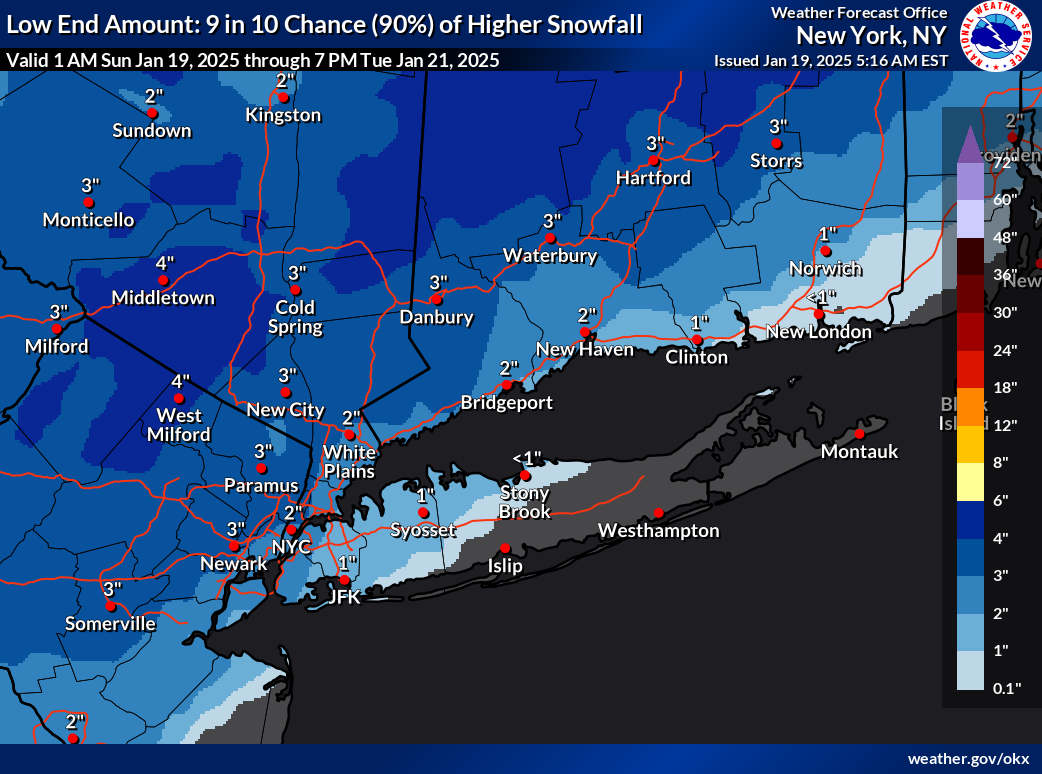
#> input picture images/low.png, 1042 x 774 px
$ python snow-plots-with-tesseract-ocr-fail.py
#> lines starting #> are read from the running program, lines starting #| are printed output that depends on the picture; after the words box and inside, x2 and y2 are one past the last pixel; in counts of white or black regions, pixels touching at a corner belong together
#/ this script doesnt really work. The best version I had going hard coded
# the data directly into the code and was saved in pythonmista mobile app
# I then tried creating a jupyter notebook with pytesseract here:
# https://nb.anaconda.cloud/jupyterhub/user/8ece0aa4-262a-4a1b-b1e2-7dee49ed6760/lab?redirects=1
# when i tried to incorporate OCR image recognition the entire thing failed
# a version of this called snow-plots-simple will work

import os
import re
import pandas as pd
import matplotlib.pyplot as plt
import pytesseract
from PIL import Image, ImageEnhance, ImageFilter


def preprocess_image(image_path):
    """Preprocess the image to improve OCR results."""
    img = Image.open(image_path)
    img = img.convert("L")  # Convert to grayscale
    img = img.filter(ImageFilter.MedianFilter())  # Apply median filter to reduce noise
    img = img.point(lambda x: 0 if x < 128 else 255, "1")  # Binarize (black and white)
    return img


def extract_snowfall_data(image_path):
    """Extract snowfall data from an image."""
    print(f"Processing image: {image_path}")
    if not os.path.exists(image_path):
        raise FileNotFoundError(f"File not found: {image_path}")

    # Preprocess the image
    img = preprocess_image(image_path)

    # Use pytesseract to do OCR on the image
    text = pytesseract.image_to_string(img)
    print(f"Extracted text from {image_path}:\n{text[:500]}")  # Debugging

    # Regex patterns for cities and snowfall data
    city_pattern = re.compile(r"^[A-Za-z\s]+$")  # Matches city names
    snowfall_pattern = re.compile(r"(\d+)'")  # Matches snowfall values (e.g., 3')

    # Parse the text
    data = []
    for line in text.splitlines():
        if line.strip():  # Skip empty lines
            parts = line.split()
            city = " ".join(word for word in parts if city_pattern.match(word))
            snowfall = [int(match.group(1)) for match in snowfall_pattern.finditer(line)]
            if city and len(snowfall) == 1:  # Ensure one city and one snowfall value per line
                data.append([city.strip(), snowfall[0]])

    # Convert to DataFrame
    df = pd.DataFrame(data, columns=["City", "Snowfall"])
    print(f"Extracted DataFrame from {image_path}:\n{df}")  # Debugging
    return df


def merge_snowfall_data(low_path, mid_path, high_path):
    """Merge data from low, mid, and high snowfall images."""
    low_df = extract_snowfall_data(low_path)
    mid_df = extract_snowfall_data(mid_path)
    high_df = extract_snowfall_data(high_path)

    # Merge data into one DataFrame
    combined_df = pd.merge(low_df, mid_df, on="City", how="outer", suffixes=("_Low", "_Mid"))
    combined_df = pd.merge(combined_df, high_df, on="City", how="outer")
    combined_df.rename(columns={"Snowfall": "High_End"}, inplace=True)

    print(f"Combined DataFrame:\n{combined_df}")  # Debugging
    return combined_df


# Paths to your images
low_image_path = "images/low.png"
mid_image_path = "images/mid.png"
high_image_path = "images/high.png"

# Ensure the files exist
for path in [low_image_path, mid_image_path, high_image_path]:
    if not os.path.exists(path):
        raise FileNotFoundError(f"File not found: {path}")

# Merge snowfall data
df = merge_snowfall_data(low_image_path, mid_image_path, high_image_path)
#> in preprocess_image, img is the input picture: PIL image 1042x774 RGB; mean R, G, B 38.5, 66.7, 109
#> in preprocess_image, `img = img.convert("L")`:
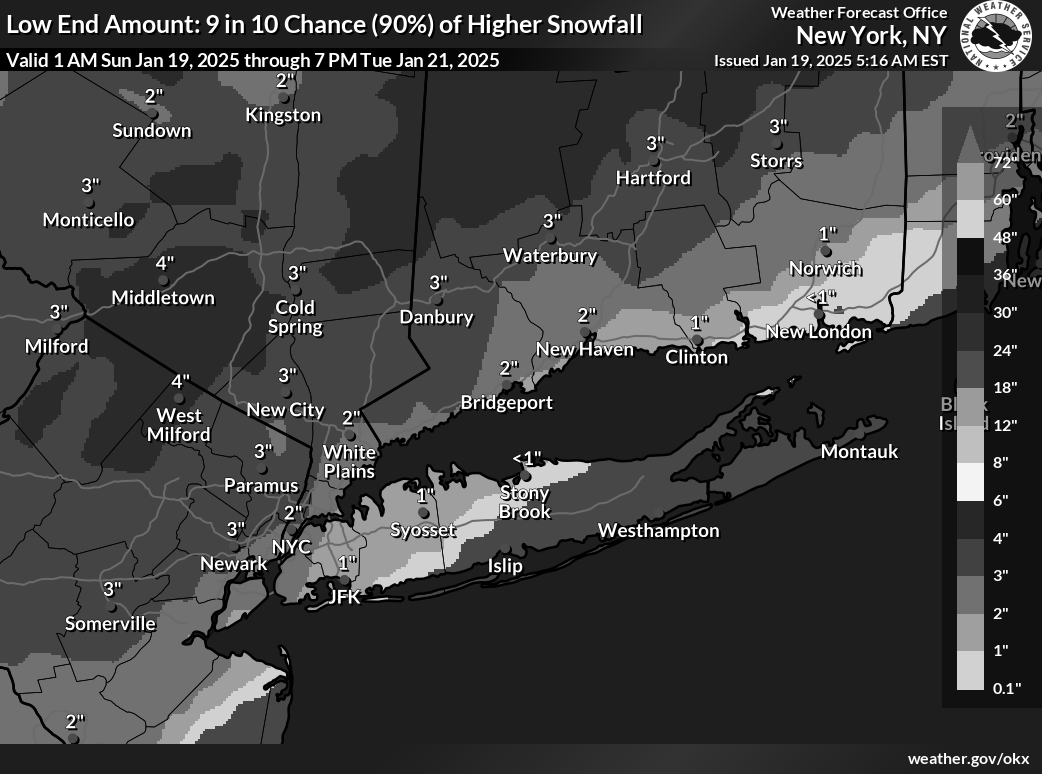
#> img: PIL image 1042x774 L; min 0, max 255, mean 63.3
#> in preprocess_image, `img = img.point(lambda x: 0 if x < 128 else 255, "1")`:
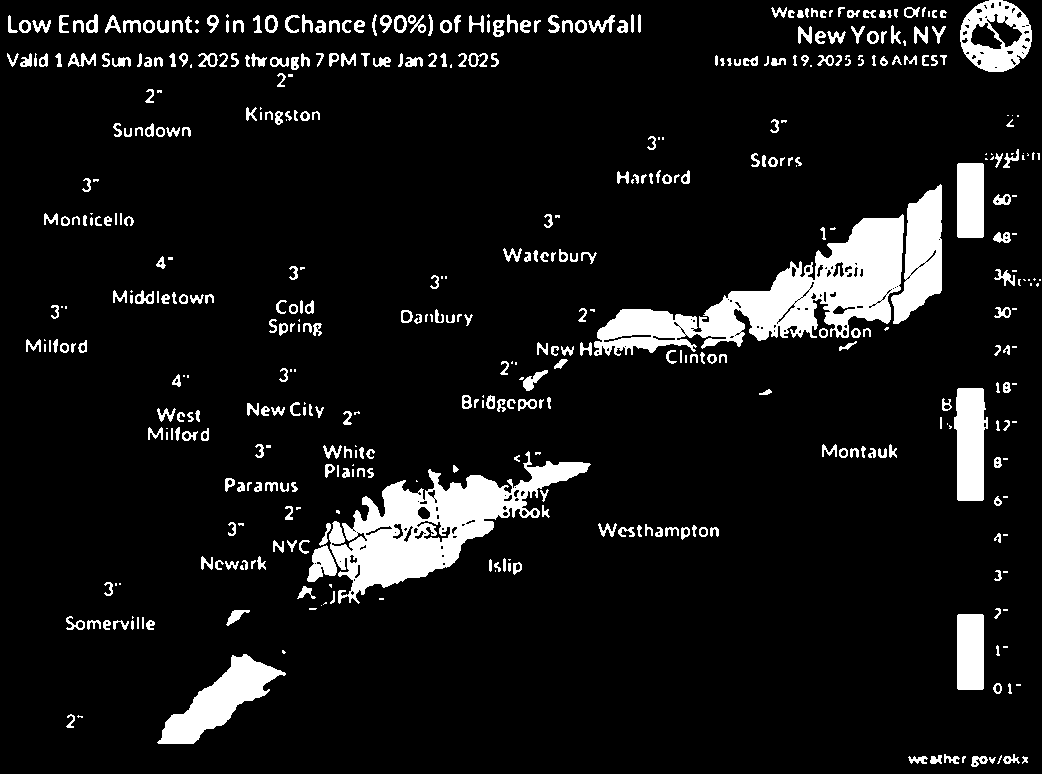
#> img: PIL image 1042x774 1; 8.9% white; 478 white regions (116 under 20 px), largest, box (x1, y1, x2, y2) and area: (594, 214, 904, 356) 15706, (329, 451, 591, 604) 13536, (157, 654, 286, 744) 4375
#> (the run stopped early here; a loop or call above may not have finished)
